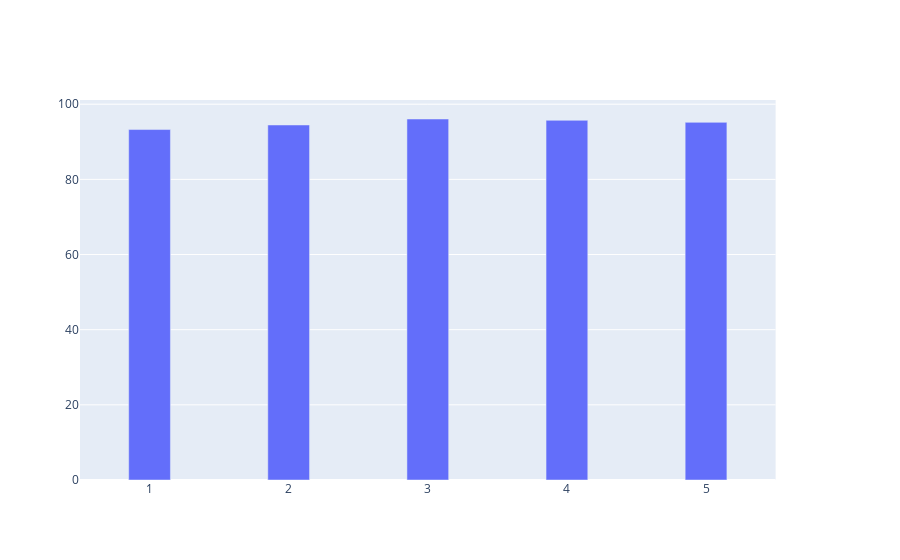

Notebook cell for this chart:
### Code cell
fig = make_subplots(specs=[[{"secondary_y": True}]])
fig.add_trace(go.Bar(x=df_diaD.dia,y=df_diaD.diferencia_dia_promedio,name='diferencia',width=0.3))
fig.update_xaxes(
    rangebreaks=[
        { 'pattern': 'day of week', 'bounds': [6, 1]}
    ])
fig.show()

### Figure 1 — Plotly figure (JSON) as saved in the notebook; plotly's stock layout.template omitted (floating-point values rounded to 4 significant figures)
{"data": [{"name": "diferencia", "type": "bar", "width": 0.3, "x": [3, 4, 5, 2, 1], "y": [96.06, 95.71, 95.17, 94.47, 93.26]}], "layout": {"xaxis": {"anchor": "y", "domain": [0, 0.94], "rangebreaks": [{"bounds": [6, 1], "pattern": "day of week"}]}, "yaxis": {"anchor": "x", "domain": [0, 1]}, "yaxis2": {"anchor": "x", "overlaying": "y", "side": "right"}}}
